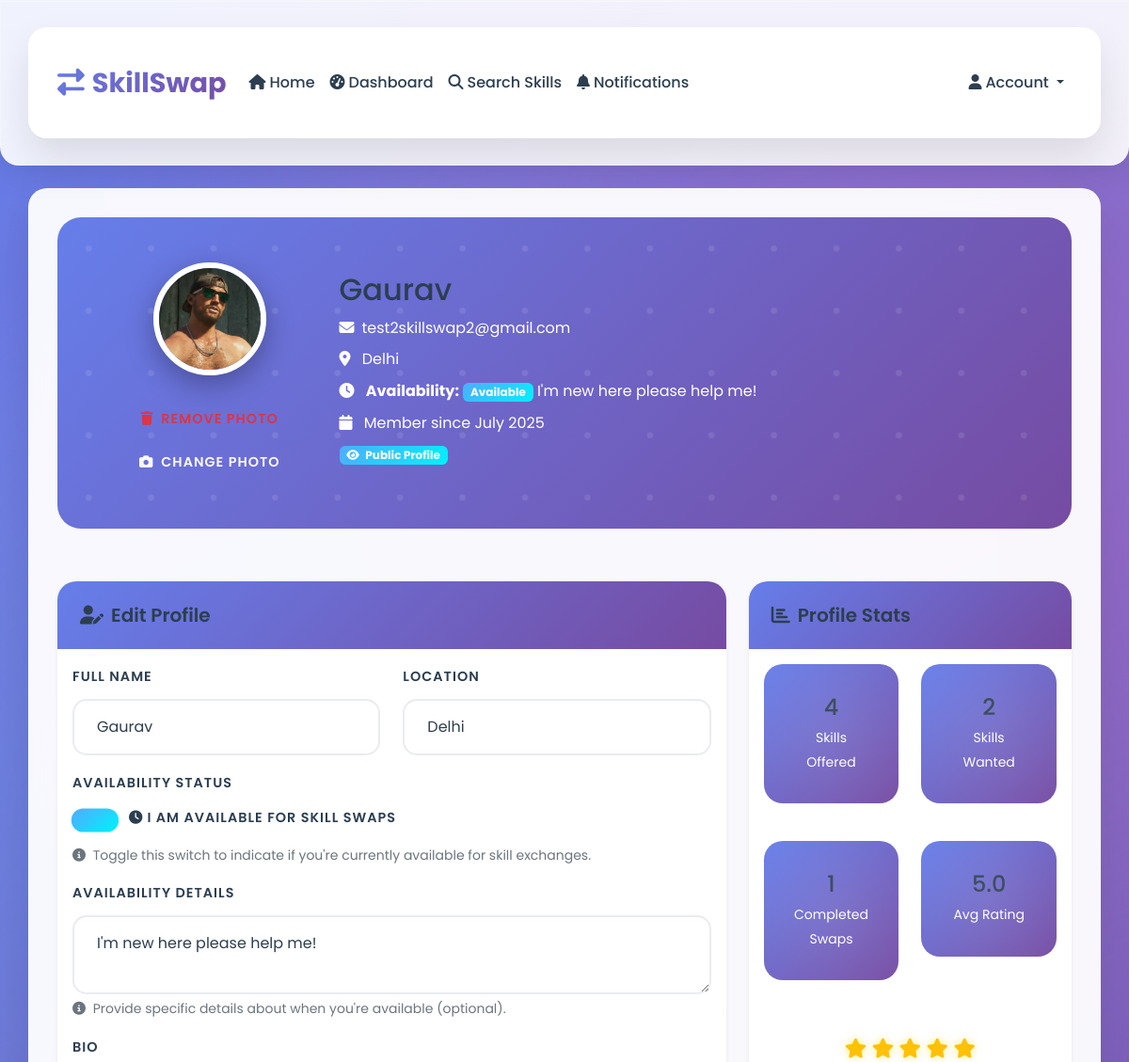
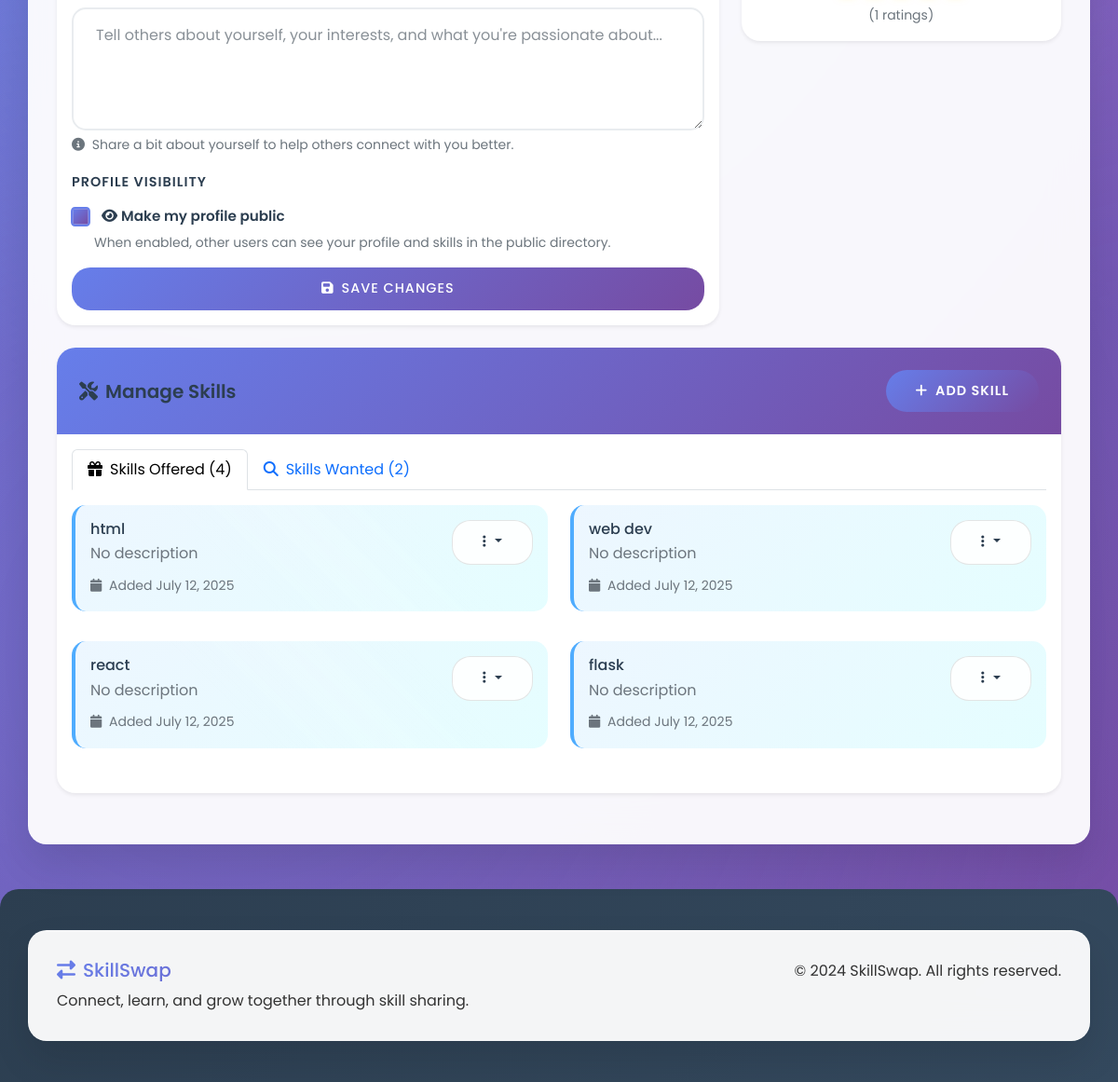
Page /profile (signed in) on the committed database (2 pictures, top to bottom).
### tables this page shows
CREATE TABLE users (
            id INTEGER PRIMARY KEY AUTOINCREMENT,
            email TEXT UNIQUE NOT NULL,
            password_hash TEXT NOT NULL,
            name TEXT NOT NULL,
            location TEXT,
            profile_photo TEXT,
            availability TEXT,
            is_public INTEGER DEFAULT 1,
            is_admin INTEGER DEFAULT 0,
            is_banned INTEGER DEFAULT 0,
            created_at TIMESTAMP DEFAULT CURRENT_TIMESTAMP
        , bio TEXT);

CREATE TABLE skills (
            id INTEGER PRIMARY KEY AUTOINCREMENT,
            user_id INTEGER,
            skill_name TEXT NOT NULL,
            skill_type TEXT NOT NULL, -- 'offered' or 'wanted'
            description TEXT,
            is_approved INTEGER DEFAULT 1,
            created_at TIMESTAMP DEFAULT CURRENT_TIMESTAMP,
            FOREIGN KEY (user_id) REFERENCES users (id)
        );

### skill_swap_app.py (the view)
@app.route('/profile')
@login_required
def profile():
    conn = get_db()
    user = conn.execute('SELECT * FROM users WHERE id = ?', (session['user_id'],)).fetchone()
    offered_skills = conn.execute('''
        SELECT * FROM skills WHERE user_id = ? AND skill_type = 'offered'
    ''', (session['user_id'],)).fetchall()
    wanted_skills = conn.execute('''
        SELECT * FROM skills WHERE user_id = ? AND skill_type = 'wanted'
    ''', (session['user_id'],)).fetchall()
    completed_swaps = conn.execute('''
        SELECT COUNT(*) as count FROM swap_requests
        WHERE (requester_id = ? OR provider_id = ?) AND status = 'accepted'
    ''', (session['user_id'], session['user_id'])).fetchone()['count']
    avg_rating = conn.execute('''
        SELECT AVG(rating) as avg_rating, COUNT(*) as total_ratings
        FROM ratings WHERE rated_id = ?
    ''', (session['user_id'],)).fetchone()
    conn.close()
    user = convert_row_datetimes(user)
    offered_skills = convert_rows_datetimes(offered_skills)
    wanted_skills = convert_rows_datetimes(wanted_skills)
    stats = {
        'offered_skills': len(offered_skills),
        'wanted_skills': len(wanted_skills),
        'completed_swaps': completed_swaps,
        'avg_rating': avg_rating['avg_rating'] or 0,
        'total_ratings': avg_rating['total_ratings'] or 0,
        'has_rating': avg_rating['total_ratings'] > 0
    }
    return render_template('profile.html', user=user, offered_skills=offered_skills,
                         wanted_skills=wanted_skills, stats=stats)

### templates/profile.html (shortened to what this page needs)
{% extends "base.html" %}
{% block content %}
<div class="row mb-4">
    <div class="col-12">
        <div class="profile-header">
            <div class="row align-items-center">
                <div class="col-md-3 text-center">
                    {% if user.profile_photo %}
                        <img src="{{ url_for('static', filename='uploads/' + user.profile_photo) }}"
                             alt="Profile" class="profile-avatar mb-3">
                        <form method="POST" action="{{ url_for('remove_profile_photo') }}" style="display:inline;">
                            <button type="submit" class="btn btn-outline-danger btn-sm mt-2">
                                <i class="fas fa-trash me-2"></i>Remove Photo
                            </button>
                        </form>
                    {% else %}
                        <img src="{{ url_for('static', filename='images/default-avatar.png') }}"
                             alt="Profile" class="profile-avatar mb-3">
                    {% endif %}
                    <div>
                        <button class="btn btn-outline-light btn-sm" onclick="document.getElementById('profile-image').click()">
                            <i class="fas fa-camera me-2"></i>Change Photo
                        </button>
                    </div>
                </div>
                <div class="col-md-9">
                    <h2 class="mb-2">{{ user.name }}</h2>
                    <p class="mb-2">
                        <i class="fas fa-envelope me-2"></i>{{ user.email }}
                    </p>
                    <p class="mb-2">
                        <i class="fas fa-map-marker-alt me-2"></i>
                        {{ user.location or 'Location not specified' }}
                    </p>
                    <p class="mb-2">
                        <i class="fas fa-clock me-2"></i>
                        <strong>Availability:</strong>
                        {% if user.availability %}
                            <span class="badge bg-success">Available</span> {{ user.availability }}
                        {% else %}
                            <span class="badge bg-secondary">Not Available</span>
                        {% endif %}
                    </p>
                    <p class="mb-2">
                        <i class="fas fa-calendar me-2"></i>
                        Member since {{ user.created_at.strftime('%B %Y') }}
                    </p>
                    <div class="mb-2">
                        <span class="badge bg-{{ 'success' if user.is_public else 'secondary' }}">
                            <i class="fas fa-{{ 'eye' if user.is_public else 'eye-slash' }} me-1"></i>
                            {{ 'Public Profile' if user.is_public else 'Private Profile' }}
                        </span>
                    </div>
                </div>
            </div>
        </div>
    </div>
</div>
<div class="row mb-4">
    <div class="col-md-8">
        <div class="card border-0 shadow-sm">
            <div class="card-header">
                <h5 class="mb-0">
                    <i class="fas fa-user-edit me-2"></i>Edit Profile
                </h5>
            </div>
            <div class="card-body">
                <form method="POST" action="{{ url_for('update_profile') }}" enctype="multipart/form-data">
                    <div class="row">
                        <div class="col-md-6 mb-3">
                            <label for="name" class="form-label">Full Name</label>
                            <input type="text" class="form-control" id="name" name="name"
                                   value="{{ user.name }}" required>
                        </div>
                        <div class="col-md-6 mb-3">
                            <label for="location" class="form-label">Location</label>
                            <input type="text" class="form-control" id="location" name="location"
                                   value="{{ user.location or '' }}" placeholder="City, Country">
                        </div>
                    </div>
                    <div class="mb-3">
                        <label class="form-label">Availability Status</label>
                        <div class="form-check form-switch">
                            <input type="checkbox" class="form-check-input" id="is_available" name="is_available"
                                   {{ 'checked' if user.availability else '' }}>
                            <label class="form-check-label" for="is_available">
                                <i class="fas fa-clock me-1"></i>I am available for skill swaps
                            </label>
                        </div>
                        <div class="form-text">
                            <i class="fas fa-info-circle me-1"></i>
                            Toggle this switch to indicate if you're currently available for skill exchanges.
                        </div>
                    </div>
                    <div class="mb-3">
                        <label for="availability_details" class="form-label">Availability Details</label>
                        <textarea class="form-control" id="availability_details" name="availability_details" rows="2"
                                  placeholder="e.g., Weekdays 6-8 PM, Weekends anytime...">{{ user.availability or '' }}</textarea>
                        <div class="form-text">
                            <i class="fas fa-info-circle me-1"></i>
                            Provide specific details about when you're available (optional).
                        </div>
                    </div>
                    <div class="mb-3">
                        <label for="bio" class="form-label">Bio</label>
                        <textarea class="form-control" id="bio" name="bio" rows="4"
                                  placeholder="Tell others about yourself, your interests, and what you're passionate about...">{{ user.bio or '' }}</textarea>
                        <div class="form-text">
                            <i class="fas fa-info-circle me-1"></i>
                            Share a bit about yourself to help others connect with you better.
                        </div>
                    </div>
                    <div class="mb-3">
                        <label class="form-label">Profile Visibility</label>
                        <div class="form-check">
                            <input type="checkbox" class="form-check-input" id="is_public" name="is_public"
                                   {{ 'checked' if user.is_public else '' }}>
                            <label class="form-check-label" for="is_public">
                                <i class="fas fa-eye me-1"></i>Make my profile public
                            </label>
                            <div class="form-text">
                                When enabled, other users can see your profile and skills in the public directory.
                            </div>
                        </div>
                    </div>
                    <div class="d-grid">
                        <button type="submit" class="btn btn-primary">
                            <i class="fas fa-save me-2"></i>Save Changes
                        </button>
                    </div>
                </form>
            </div>
        </div>
    </div>
    <div class="col-md-4">
        <div class="card border-0 shadow-sm">
            <div class="card-header">
                <h5 class="mb-0">
                    <i class="fas fa-chart-bar me-2"></i>Profile Stats
                </h5>
            </div>
            <div class="card-body">
                <div class="row text-center">
                    <div class="col-6 mb-3">
                        <div class="stats-card">
                            <h4 class="mb-1">{{ stats.offered_skills }}</h4>
                            <small>Skills Offered</small>
                        </div>
                    </div>
                    <div class="col-6 mb-3">
                        <div class="stats-card">
                            <h4 class="mb-1">{{ stats.wanted_skills }}</h4>
                            <small>Skills Wanted</small>
                        </div>
                    </div>
                    <div class="col-6 mb-3">
                        <div class="stats-card">
                            <h4 class="mb-1">{{ stats.completed_swaps }}</h4>
                            <small>Completed Swaps</small>
                        </div>
                    </div>
                    <div class="col-6 mb-3">
                        <div class="stats-card">
                            {% if stats.has_rating %}
                                <h4 class="mb-1">{{ stats.avg_rating|round(1) }}</h4>
                                <small>Avg Rating</small>
                            {% else %}
                                <h4 class="mb-1 text-muted">Unrated</h4>
                                <small>No ratings yet</small>
                            {% endif %}
                        </div>
                    </div>
                </div>
                {% if stats.has_rating %}
                <div class="text-center mt-3">
                    <div class="rating-stars">
                        {% for i in range(5) %}
                            {% if i < stats.avg_rating %}
                                <i class="fas fa-star text-warning"></i>
                            {% else %}
                                <i class="far fa-star text-muted"></i>
                            {% endif %}
                        {% endfor %}
                    </div>
                    <small class="text-muted">({{ stats.total_ratings }} ratings)</small>
                </div>
                {% endif %}
            </div>
        </div>
    </div>
</div>
<div class="row mb-4">
    <div class="col-12">
        <div class="card border-0 shadow-sm">
            <div class="card-header d-flex justify-content-between align-items-center">
                <h5 class="mb-0">
                    <i class="fas fa-tools me-2"></i>Manage Skills
                </h5>
                <button class="btn btn-primary btn-sm" data-bs-toggle="modal" data-bs-target="#addSkillModal">
                    <i class="fas fa-plus me-2"></i>Add Skill
                </button>
            </div>
            <div class="card-body">
                <ul class="nav nav-tabs" id="skillsTab" role="tablist">
                    <li class="nav-item" role="presentation">
                        <button class="nav-link active" id="offered-tab" data-bs-toggle="tab" data-bs-target="#offered" type="button">
                            <i class="fas fa-gift me-2"></i>Skills Offered ({{ offered_skills|length }})
                        </button>
                    </li>
                    <li class="nav-item" role="presentation">
                        <button class="nav-link" id="wanted-tab" data-bs-toggle="tab" data-bs-target="#wanted" type="button">
                            <i class="fas fa-search me-2"></i>Skills Wanted ({{ wanted_skills|length }})
                        </button>
                    </li>
                </ul>
                <div class="tab-content mt-3" id="skillsTabContent">
                    <div class="tab-pane fade show active" id="offered" role="tabpanel">
                        {% if offered_skills %}
                            <div class="row">
                                {% for skill in offered_skills %}
                                <div class="col-md-6 mb-3">
                                    <div class="skill-card offered p-3">
                                        <div class="d-flex justify-content-between align-items-start">
                                            <div class="flex-grow-1">
                                                <h6 class="mb-1">{{ skill.skill_name }}</h6>
                                                <p class="text-muted mb-2">{{ skill.description or 'No description' }}</p>
                                                <small class="text-muted">
                                                    <i class="fas fa-calendar me-1"></i>
                                                    Added {{ skill.created_at.strftime('%B %d, %Y') }}
                                                </small>
                                            </div>
                                            <div class="dropdown">
                                                <button class="btn btn-sm btn-outline-secondary dropdown-toggle" data-bs-toggle="dropdown">
                                                    <i class="fas fa-ellipsis-v"></i>
                                                </button>
                                            </div>
                                        </div>
                                    </div>
                                </div>
                                {% endfor %}
                            </div>
                        {% endif %}
                    </div>
                </div>
            </div>
        </div>
    </div>
</div>
{% endblock %}

### rows in the picture
users: profile_photo (picture), name "Gaurav", email "test2skillswap2@gmail.com", location "Delhi", availability "I'm new here please help me!", is_public "Public Profile", availability_details "I'm new here please help me!"
skills: skill_name "html", description "No description", created_at "July 12, 2025"
skills: skill_name "web dev", description "No description", created_at "July 12, 2025"
skills: skill_name "react", description "No description", created_at "July 12, 2025"
skills: skill_name "flask", description "No description", created_at "July 12, 2025"

### other values in the picture
{{ user.created_at.strftime('%B %Y') }} "July 2025"
{{ stats.offered_skills }} "4"
{{ stats.wanted_skills }} "2"
{{ stats.completed_swaps }} "1"
{{ stats.avg_rating|round(1) }} "5.0"
{{ stats.total_ratings }} "1"
{{ offered_skills|length }} "4"
{{ wanted_skills|length }} "2"
